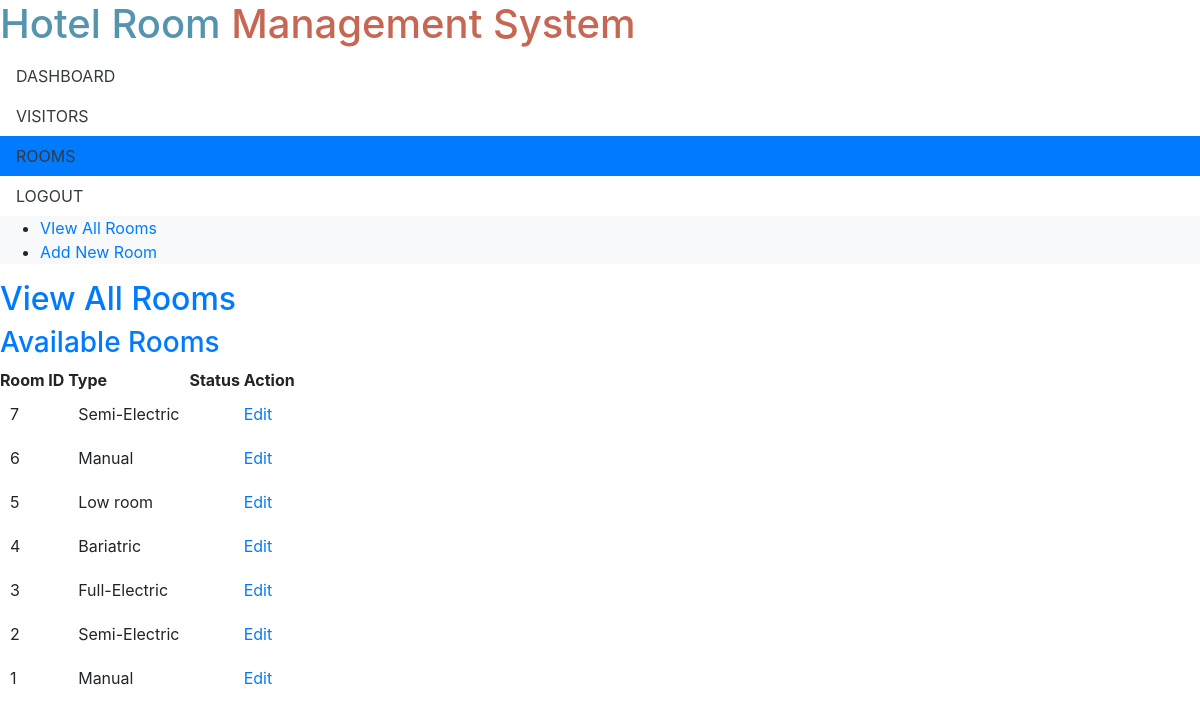
/Rooms.php (signed in), run on the app's committed database.
### tables this page shows
CREATE TABLE IF NOT EXISTS `Rooms` (
  `room_id` bigint(20) NOT NULL AUTO_INCREMENT,
  `type` varchar(150) NOT NULL,
  `ward` varchar(150) NOT NULL,
  PRIMARY KEY (`room_id`)
);

### Rooms.php (the view, shortened to what this page needs)
<?php
	require_once('connect.php');
	if(!isset($_SESSION['user_id'])){ Redirect('index.php'); }
	else
	{
		require_once('header.php');
	}
?>
        <ul id="mainNav">
        	<li><a href="dashboard.php">DASHBOARD</a></li>
        	<li><a href="visitors.php">VISITORS</a></li>
        	<li><a href="Rooms.php" class="active">ROOMS</a></li>
        	<li class="logout"><a href="logout.php">LOGOUT</a></li>
        </ul>
        <div id="containerHolder">
			<div id="container">
        		<div id="sidebar">
                	<ul class="sideNav">
                    	<li><a href="Rooms.php" class="active">VIew All Rooms</a></li>
                    	<li><a href="add-room.php">Add New Room</a></li>
                    </ul>
                </div>
                <h2>View All Rooms</h2>
                <div id="main">
					<h3>Available Rooms</h3>
                    	<table cellpadding="0" cellspacing="0">
							<tr>
                                <td><b>Room ID&nbsp</b></td>
                                <td><b>Type&nbsp</b></td>
                                <td><b>Status&nbsp</b></td>
								<td><b>Action&nbsp</b></td>
                            </tr>
                            <?php
								$result=mysqli_query($server,"SELECT * FROM Rooms ORDER BY room_id DESC");
								while($row=mysqli_fetch_assoc($result))
								{
									echo"<tr class=odd>
									<td style='padding: 10px;'>{$row['room_id']}</td>
									<td style='padding: 10px;'>{$row['type']}</td>
									<td style='padding: 10px;'>{$row['Status']}</td>
									<td><a href='edit-room.php?room_id={$row['room_id']}'>Edit</a></td>
                            		</tr>";
								}
							?>
                        </table>
                        <br /><br />
                </div>

### header.php (shortened to what this page needs)
<!DOCTYPE html>
<html lang="en">
<head>
    <link href="https://stackpath.bootstrapcdn.com/bootstrap/4.5.2/css/bootstrap.min.css" rel="stylesheet">
    <link rel="stylesheet" type="text/css" href="https://cdn.datatables.net/1.10.21/css/jquery.dataTables.css">
</head>
<body>
    <div id="wrapper">
        <h1><span><font color="#5494af">Hotel Room</font> <font color="#c66653">Management System</font></span></h1>
    </div>

### data on the page
rooms: room_id "7", type "Semi-Electric"
rooms: room_id "6", type "Manual"
rooms: room_id "5", type "Low room"
rooms: room_id "4", type "Bariatric"
rooms: room_id "3", type "Full-Electric"
rooms: room_id "2", type "Semi-Electric"
rooms: room_id "1", type "Manual"
